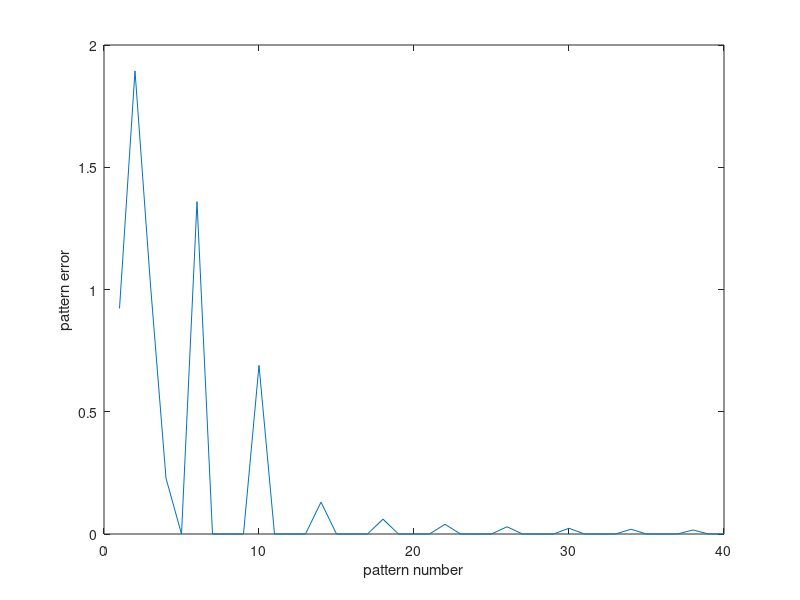
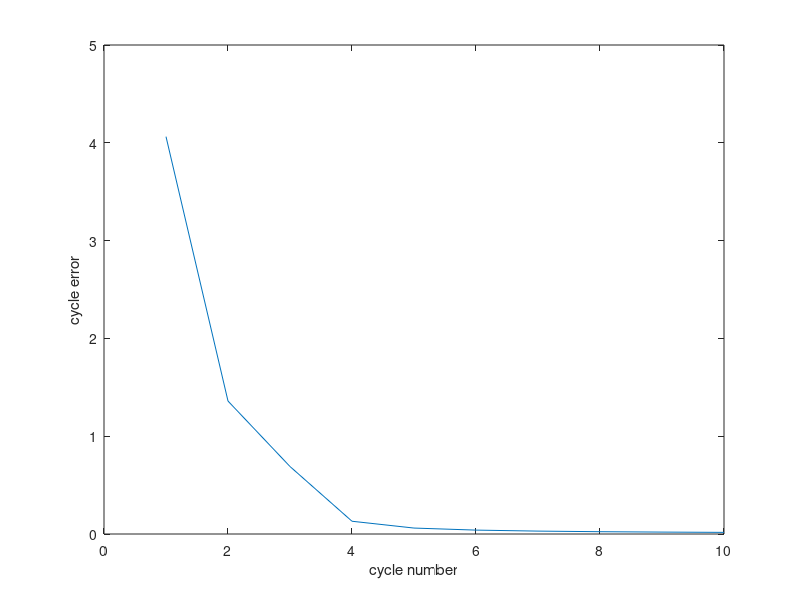

Write the MATLAB code that produced these figures, in order.
clc
clear

x = [1 1;-0.5 1;3 1;-2 1];
d = [1 -1 1 -1];
w = [-2.5; 1.75];
c = 2;
pr = [];
cr = [];

for i = 1:1000
   e = 0;
    for j = 1:4
       v = w' * x(j,:)';
       z = (1-exp(-v))/(1+exp(-v));
       
       df = 0.5*(1-z^2);
       
       r = (d(j) -z)*df;
       delta_w = c * r * x(j,:);
       w = w + delta_w'
       p = 0.5*(d(j)-z)^2;
       e = e+0.5*(d(j)-z)^2;
       pr = [pr p];
    end
    cr = [cr e];
end

w

figure(1)
plot(pr(1:40))
xlabel('pattern number')
ylabel('pattern error')
figure(2)
plot(cr(1:10))
xlabel('cycle number')
ylabel('cycle error')